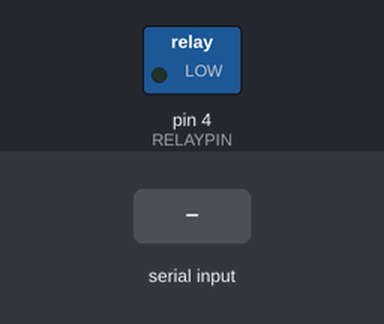
This sketch was run on a simulated Arduino Uno, built with avr-gcc and run on an emulated ATmega328P. Parts: switched loads named in the sketch (green lamp = pin HIGH). The test bench sets the inputs (shaded band). What the sketch prints to the serial monitor is not drawn.

Above: at 1.2 s.
1.3 s: "2" received over Serial
At 2.1 s:
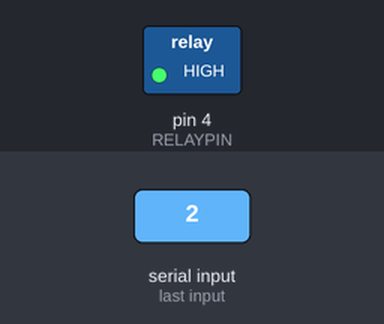
3.8 s: "1" received over Serial
5.3 s: "0" received over Serial
Timing chart, 0 to 8.3 s (numbered marks = the images above; inputs shaded):
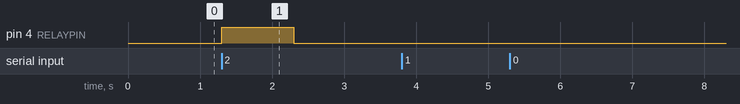

Measured:
- after the input at 1.3 s, pin 4 (RELAYPIN): LOW → HIGH at once, → LOW 1.0 s later
- after the input at 3.8 s, every drawn part: stays the same
- after the input at 5.3 s, every drawn part: stays the same

The sketch:

garagedoor.ino
```cpp
/*
 * Hall effect code courtesy of Rob van den Tillaart and Ralph Martin, http://playground.arduino.cc/Code/HallEffect
 * This is going to use a hall effect sensor to detect two opposed magnets, one at top of garage door and one at bottom,
 * one in north orientation and the other in south, so that it will know when garage door is fully open and fully closed.
 * It will also be able to toggle a relay that will open / close the garage door.  In the future, it will also be able to
 * detect when garage door is in motion by deting current draw of the garage door itself, being a passive ammeter.
 */

#define RELAYPIN 4
#define TOGGLETIME 1000 // time to toggle the garage door switch in ms

#define NOFIELD 512L    // Analog output with no applied field, calibrate this

int led_pin[6]={13, 9, 10, 3, 5, 6};
int led_state[6]={};

// Uncomment one of the lines below according to device in use A1301 or A1302
// This is used to convert the analog voltage reading to milliGauss
#define TOMILLIGAUSS 1953L  // For A1301: 2.5mV = 1Gauss, and 1024 analog steps = 5V, so 1 step = 1953mG
// #define TOMILLIGAUSS 3756L  // For A1302: 1.3mV = 1Gauss, and 1024 analog steps = 5V, so 1 step = 3756mG


void setup() {
  Serial.begin(9600);
  pinMode(RELAYPIN, OUTPUT);
}

long DoMeasurement() {
// measure magnetic field
  int raw = analogRead(0);   // Range : 0..1024

//  Uncomment this to get a raw reading for calibration of no-field point
  // Serial.print("Raw reading: ");
  // Serial.println(raw);

  long compensated = raw - NOFIELD;                 // adjust relative to no applied field
  long gauss = compensated * TOMILLIGAUSS / 1000;   // adjust scale to Gauss
  return gauss;
}

void loop() {

    if (Serial.available() > 0) {
        char command = Serial.read();
        switch(command) {
            case '1':
                Serial.println(DoMeasurement(), 10);
                break;
            case '2':
                relayHigh();
                delay(TOGGLETIME);
                relayLow();
                Serial.println(F("ok"));
                break;
            default:
                printHelp();
        }
    }

}

void relayHigh() {
    digitalWrite(RELAYPIN, HIGH);
}

void relayLow() {
    digitalWrite(RELAYPIN, LOW);
}

void printHelp() {
    Serial.println(F("Enter one of hte following commands:"));
    Serial.println(F("1 - read hall sensor, prints reading in gauss, positive or negative"));
    Serial.println(F("2 - toggle garage door open closed"));
}
```
